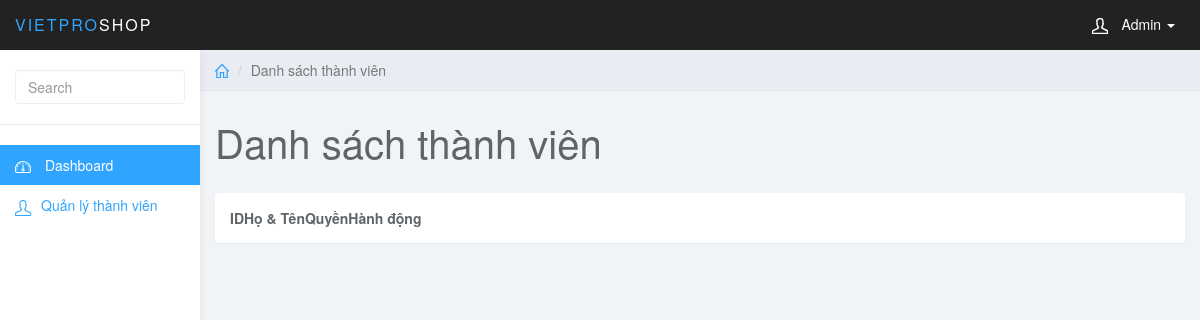
The app's page /admin/index.php?page=users (signed in), older data.
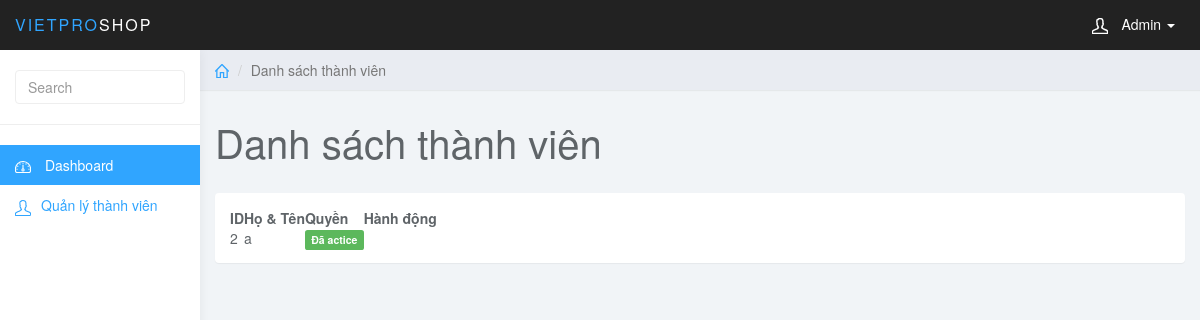
The same page, newer data.
### tables this page shows
CREATE TABLE `thongtinrieng` (
  `id` int(11) NOT NULL,
  `hoten` varchar(100) NOT NULL,
  `ngaysinh` date NOT NULL,
  `gioitinh` varchar(3) NOT NULL,
  `chuyennganh` varchar(200) NOT NULL,
  `chungchi` varchar(200) NOT NULL,
  `hoso` varchar(200) NOT NULL,
  `anhdaidien` varchar(200) NOT NULL,
  `trangthai` int(1) NOT NULL,
  `congviecdaungtuyen` int(11) NOT NULL,
  `diachi` text NOT NULL,
  `sodienthoai` varchar(11) NOT NULL,
  `thongtinthem` text NOT NULL,
  `idnguoidungtuyen` int(11) NOT NULL
);

### admin/users.php (the view, shortened to what this page needs)
<?php
   include_once('../config/connect.php');
   $sql = "SELECT * FROM thongtinrieng";
   $query = mysqli_query($conn, $sql);
   ?>
<div class="col-sm-9 col-sm-offset-3 col-lg-10 col-lg-offset-2 main">
    <div class="row">
        <ol class="breadcrumb">
            <li><a href="#"><svg class="glyph stroked home">
                        <use xlink:href="#stroked-home"></use>
                    </svg></a></li>
            <li class="active">Danh sách thành viên</li>
        </ol>
    </div>
    <div class="row">
        <div class="col-lg-12">
            <h1 class="page-header">Danh sách thành viên</h1>
        </div>
    </div>
    <div class="row">
        <div class="col-lg-12">
            <div class="panel panel-default">
                <div class="panel-body">
                    <table data-toolbar="#toolbar" data-toggle="table">
                        <thead>
                            <tr>
                                <th data-field="id" data-sortable="true">ID</th>
                                <th data-field="name" data-sortable="true">Họ & Tên</th>
                                <th>Quyền</th>
                                <th>Hành động</th>
                            </tr>
                        </thead>
                        <tbody>
                            <?php
                               while ($user = mysqli_fetch_array($query)) { ?>
                                <tr>
                                    <td style=""><?php echo $user['id']; ?></td>
                                    <td style=""><?php echo $user['hoten']; ?></td>
                                    <td><span class="label label-<?php if ($user['trangthai'] == 0) {
                                                                           echo "danger";
                                                                       } else {
                                                                           echo 'success';
                                                                       } ?>"><?php if ($user['trangthai'] == 0) {
                                                                                   echo "Chưa actice";
                                                                               } else {
                                                                                   echo 'Đã actice';
                                                                               } ?></span></td>
                                    <td class="form-group">
                                    </td>
                                </tr>
                            <?php } ?>
                        </tbody>
                    </table>
                </div>
            </div>
        </div>
    </div>
</div>

### admin/index.php (shortened to what this page needs)
<!DOCTYPE html>
<html>
<head>
    <link href="css/bootstrap.min.css" rel="stylesheet">
    <link href="css/datepicker3.css" rel="stylesheet">
    <link href="css/bootstrap-table.css" rel="stylesheet">
    <link href="css/styles.css" rel="stylesheet">
</head>
<body>
    <nav class="navbar navbar-inverse navbar-fixed-top" role="navigation">
        <div class="container-fluid">
            <div class="navbar-header">
                <a class="navbar-brand" href="#"><span>Vietpro</span>Shop</a>
                <ul class="user-menu">
                    <li class="dropdown pull-right">
                        <a href="#" class="dropdown-toggle" data-toggle="dropdown"><svg class="glyph stroked male-user">
                                <use xlink:href="#stroked-male-user"></use>
                            </svg> Admin <span class="caret"></span></a>
                    </li>
                </ul>
            </div>
        </div>
    </nav>
    <div id="sidebar-collapse" class="col-sm-3 col-lg-2 sidebar">
        <form role="search">
            <div class="form-group">
                <input type="text" class="form-control" placeholder="Search">
            </div>
        </form>
        <ul class="nav menu">
            <li class="active"><a href="index.php"><svg class="glyph stroked dashboard-dial">
                        <use xlink:href="#stroked-dashboard-dial"></use>
                    </svg> Dashboard</a></li>
            <li><a href="index.php?page=users"><svg class="glyph stroked male user ">
                        <use xlink:href="#stroked-male-user" />
                    </svg>Quản lý thành viên</a></li>
        </ul>
    </div>
    <?php
    if (isset($_GET['page'])) {
        $page = $_GET['page'];
        switch ($page) {
            case 'users':
                include_once('./users.php');
                break;
        }
    } else {
        include_once('./admin.php');
    }
    ?>
</body>
</html>

### admin/css/styles.css (style rules this page uses)
body { background: #f1f4f7; padding-top: 50px; color: #5f6468; }
a, a:hover, a:focus { color: #30a5ff; }
h1, h2, h3, h4, h5, h6 { color: #5f6468; }
h1 { font-weight: 300; font-size: 40px; }
.form-control { border: 1px solid #eee; box-shadow: none; }
.navbar-header .navbar-brand { color: #fff; font-size: 16px; text-transform: uppercase; font-weight: 500; letter-spacing: 2px; }
.navbar-header .navbar-brand span { color: #30a5ff; }
.panel { border: 0; }
.navbar { border: 0; }
.user-menu { display: inline-block; margin-top: 14px; margin-right: 10px; float: right; list-style: none; padding: 0; }
.user-menu a { color: #fff; }
.sidebar { display: block; background-color: #fff; padding: 0; display: none; }
.sidebar form { padding: 20px 15px 5px 15px; border-bottom: 1px solid #eee; margin-bottom: 20px; }
@media (min-width: 768px) { .sidebar { display: block; position: fixed; top: 50px; bottom: 0; left: 0; z-index: 1000; display: block; margin: 0; padding: 0; overflow-x: hidden; overflow-y: auto; background-color: #fff; box-shadow: 1px 0px 10px rgba(0, 0, 0, .05); } }
@media (min-width: 768px) { .navbar-header { width: 100%; } }
.sidebar ul.nav .active a, .sidebar ul.nav li.parent a.active, .sidebar ul.nav .active > a:hover, .sidebar ul.nav li.parent a.active:hover, .sidebar ul.nav .active > a:focus, .sidebar ul.nav li.parent a.active:focus { color: #fff; background-color: #30a5ff; }
.breadcrumb { border-radius: 0; padding: 10px 15px; background: #e9ecf2; box-shadow: 0 1px 1px rgba(0, 0, 0, .05); margin: 0 ; }
h1.page-header { margin-top: 30px; border-bottom: 0; }
.sidebar .glyph, .user-menu .glyph { height: 16px; width: 16px; margin: 0 10px 0 0; stroke-width: 3px; }
.user-menu .glyph { stroke-width: 4px; }
.breadcrumb .glyph { height: 14px; width: 14px; margin: -2px 0 0 0; stroke-width: 4px; }

Row changes from the older to the newer data that the page shows:
added thongtinrieng: id "2", hoten "a", trangthai "Đã actice"
